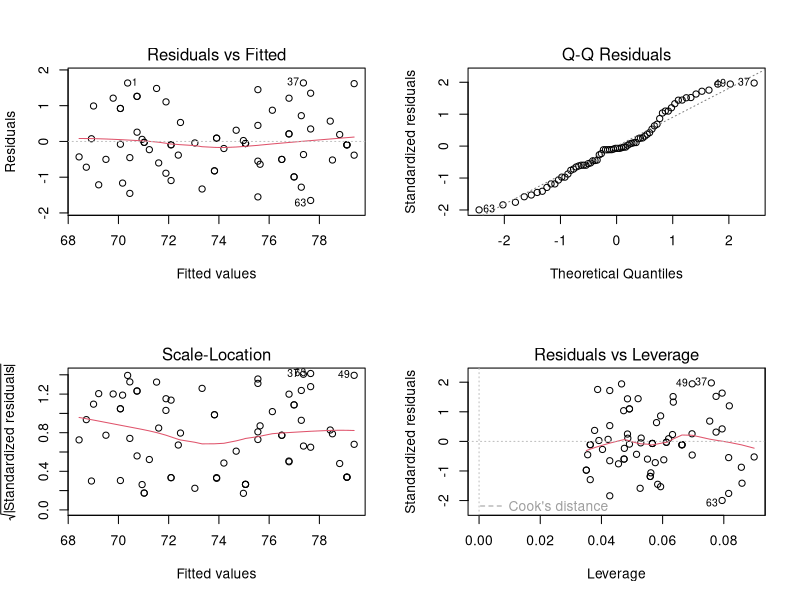
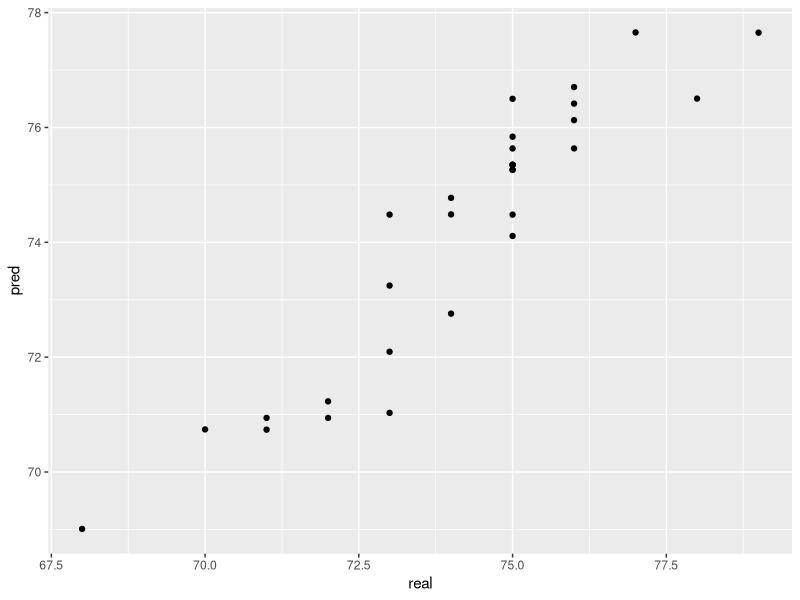

R code for these plots, in order:
## ---- chunk 1
library(tidyverse)
library(caret)
## ---- chunk 2
df_smoke <- read_csv('../data/smoking_cat.csv')
df_smoke
## ---- chunk 3
df_smoke %>% 
  distinct(exercise)

df_smoke <- df_smoke %>% 
  mutate(exercise = as.factor(exercise))
## ---- chunk 4
# Set seed to ensure reproducibility
set.seed(123)  

# add an ID column to keep track of observations
df_smoke$ID <- 1:nrow(df_smoke)

train <- df_smoke %>% 
  sample_frac(0.70)

nrow(train)

head(train)
## ---- chunk 5
#from df_smoke remove what is in train by checking the ID column
test  <- df_smoke %>% 
  filter(!ID %in% train$ID) 

# OR

test  <- anti_join(df_smoke, train, by = 'ID') 

nrow(test)
head(test)
## ---- chunk 6
#remember to select the training data subset we defined above! 
model <- lm(life ~ daily_cigarettes + exercise, data = train)
## ---- chunk 7
class(model)
names(model)
model
## ---- chunk 8
# View model summary
summary(model)
## ---- chunk 9
par(mfrow=c(2,2))
plot(model)
## ---- chunk 10
model$coefficients
## ---- chunk 11
#use the fitted model to make predictions for the test data
y_pred <- predict(model, newdata = test)
## ---- chunk 12
pred <- tibble(pred = y_pred, 
               real = test$life)

ggplot(pred, 
       aes(x=real, y=pred)) +
  geom_point()
## ---- chunk 13
RMSE(pred$real,pred$pred)
## ---- chunk 14
df_smoke <- df_smoke %>%
  mutate(early_death = factor(ifelse(life < 75, 1, 0))) # Encoding: True/yes = 1, False/no = 0

df_smoke %>%
  count(early_death)
## ---- chunk 15
# Set seed to ensure reproducibility
set.seed(100)  

#add an ID column to keep track of observations
df_smoke$ID <- 1:nrow(df_smoke)

train <- df_smoke %>% 
  sample_frac(0.70)

table(train$early_death)


test  <- anti_join(df_smoke, train, by = 'ID') 

table(test$early_death)

## ---- chunk 16
model_log <- glm(early_death ~ daily_cigarettes + exercise, data = train, family = "binomial")

summary(model_log)
## ---- chunk 17
#exp(b) is e^b in R

exp(-1)

exp(-10)

exp(-100)
## ---- chunk 18
summary(model_log)
## ---- chunk 19
model_reduced <- glm(early_death ~ daily_cigarettes, data = train, family = "binomial")
summary(model_reduced)
## ---- chunk 20
anova(model_reduced, model_log, test = 'Chisq')
## ---- chunk 21
y_pred <- predict(model_log, newdata = test, type = 'response')

y_pred 
## ---- chunk 22
y_pred <- ifelse(as.numeric(y_pred) >= 0.5, 1, 0) %>% 
  as.factor()

y_pred
## ---- chunk 23
caret::confusionMatrix(y_pred, test$early_death)
